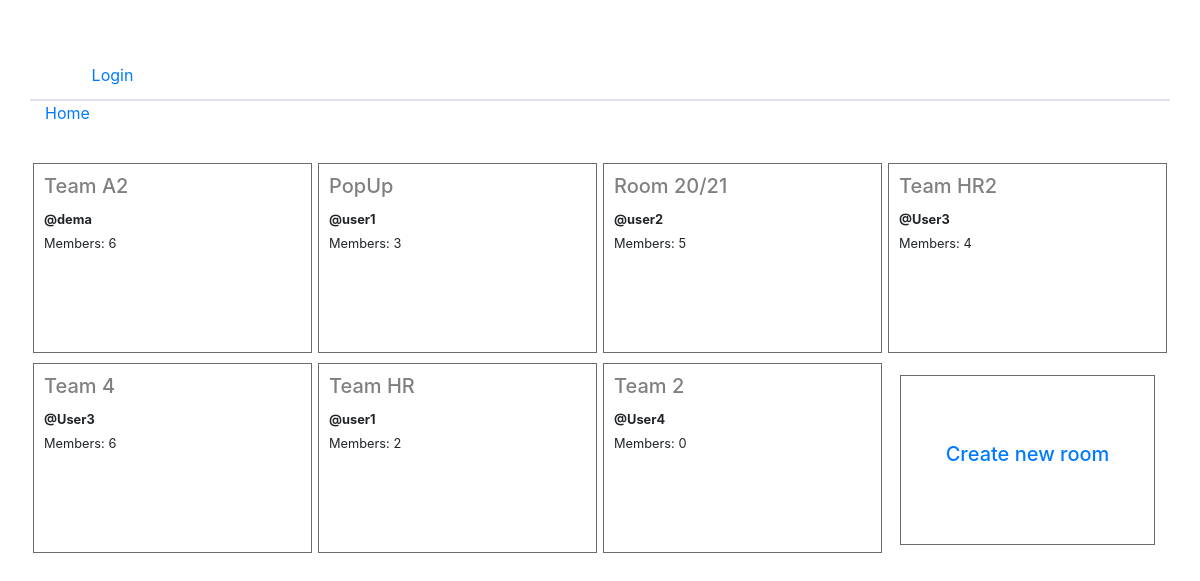
The page / on the database its author committed.
### base/models.py (models this page shows, shortened)
class Room(models.Model):
    host = models.ForeignKey(User, on_delete=models.SET_NULL, null=True)
    topic = models.ForeignKey(Topic, on_delete=models.SET_NULL, null=True)
    name = models.CharField(max_length=200)
    description = models.TextField(null=True, blank=True)
    participants = models.ManyToManyField(User, related_name='participants')
    updated = models.DateTimeField(auto_now=True)
    createed = models.DateTimeField(auto_now_add=True)
    class Meta:
        ordering = ['-updated', '-createed']

### base/views.py (the view)
# urls.py: path('', views.home, name='home'),
def home(request):
    form = RoomForm()
    if request.method == 'POST':
        form = RoomForm(request.POST)
        if form.is_valid():
            form.save()
            return redirect('home') #name in the URLs
    topics = Topic.objects.all()
    rooms = Room.objects.all()
    context = {'rooms': rooms, 'topics': topics, 'form': form}
    return render(request, 'base/home.html', context)

### base/models.py (called while the page is built)
    def __str__(self):
        return self.name

### base/templates/base/home.html (shortened to what this page needs)
{% extends 'main.html' %}
{% load static %}
{% load crispy_forms_tags %}
{% block content %}
<div class="container">
    <div class="row">
        {% for room in rooms %}
        <div class="col-lg-3 col-md-6" style="height: 200px; padding: 3px; ">
            <div id="aaa" class=" justify-content-center" style="width: 100%; height: 98%; padding: 10px; background-color: white;">
                <div class="row">
                    <div class="col-12 d-flex align-items-center">
                        <div>
                            <h5><a style="color: grey;" href="{% url 'rooms' room.id %}">{{room.name}}</a></h5>
                            <small style="font-weight: bold;">@{{room.host}}</small>
                            <div class="justify-content-end">
                                <small>Members: {{room.participants.count}}</small>
                            </div>
                        </div>
                    </div>
                </div>
            </div>
        </div>
        {% endfor %}
        <div class="col-lg-3 col-md-6" style="height: 200px; padding: 15px;">
            <div class="d-flex justify-content-center" style="padding: 18px; height: 100%; top: 60%;background-color: white; border: 1px solid #6B6B6B;">
                 <h5 class="mt-5"><a href="" data-toggle="modal" data-target="#modalCreateRoom">Create new room</a></h5>
            </div>
        </div>
    </div>
</div>
{% endblock content %}

### static/css/style.css (style rules this page uses)
#aaa { border: 1px solid #6B6B6B; }

### rows shown on the page
Room: name "Team A2", host "dema", participants.count "6"
Room: name "PopUp", host "user1", participants.count "3"
Room: name "Room 20/21", host "user2", participants.count "5"
Room: name "Team HR2", host "User3", participants.count "4"
Room: name "Team 4", host "User3", participants.count "6"
Room: name "Team HR", host "user1", participants.count "2"
Room: name "Team 2", host "User4", participants.count "0"
